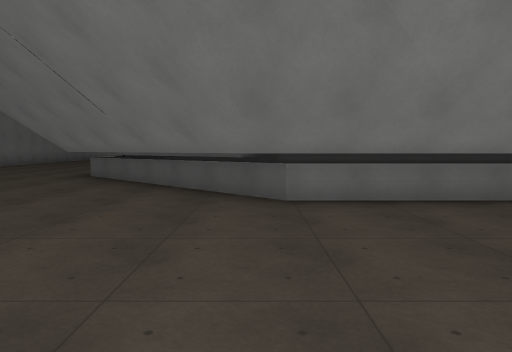
View 1 (above)

24 first-person views from a walk through a Godot game level. The camera is 1.5 m above the floor, tilts 4° down and sees 70° across. The floor is counted in squares, 2 m on a side. Each view is taken from the middle of a square. On the plan, view 1 faces up. The plan holds only what a view shows up to about 11 squares ahead; the rest is blank. The place goes on beyond the plan. Surface patterns are stand-ins for the level's own textures.

View 2
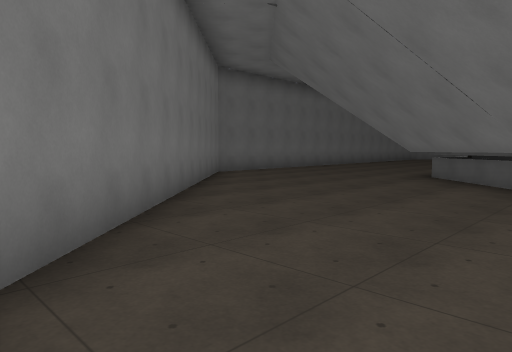

View 3
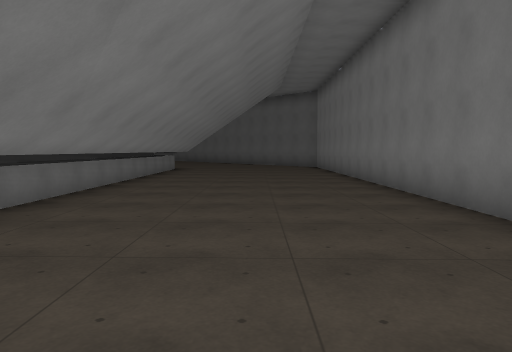

View 4
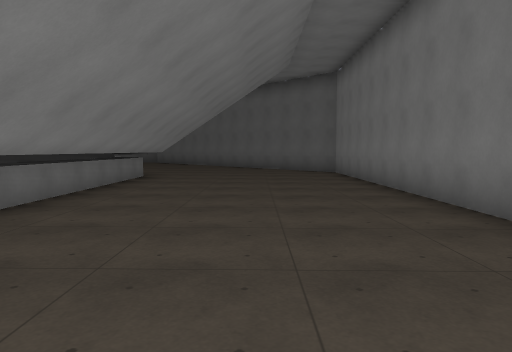

View 5
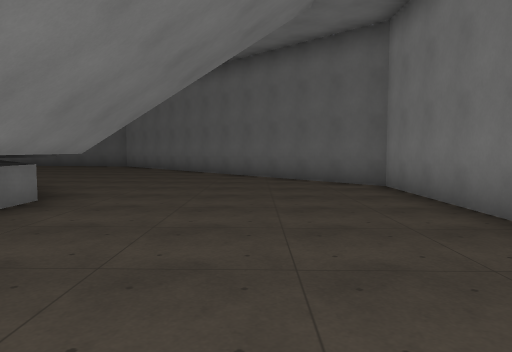

View 6
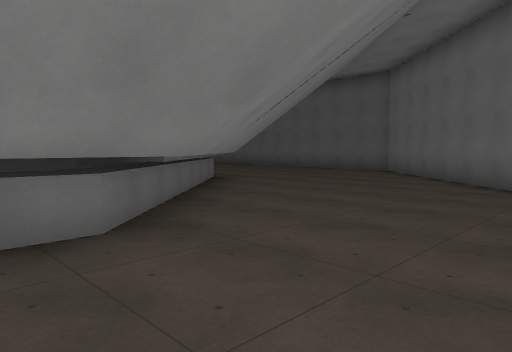

View 7
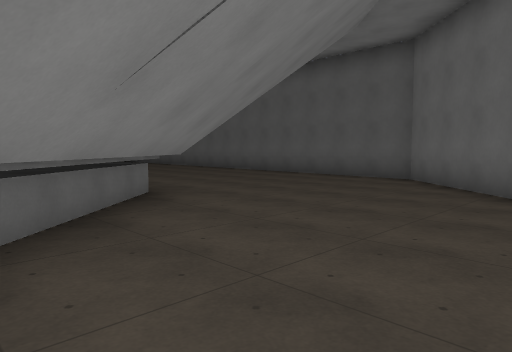

View 8
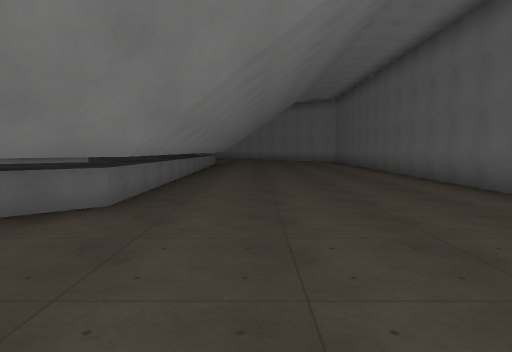

View 9
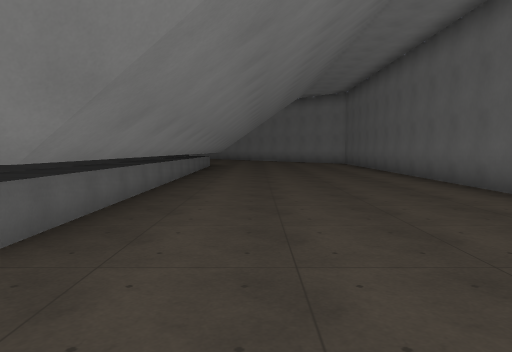

View 10
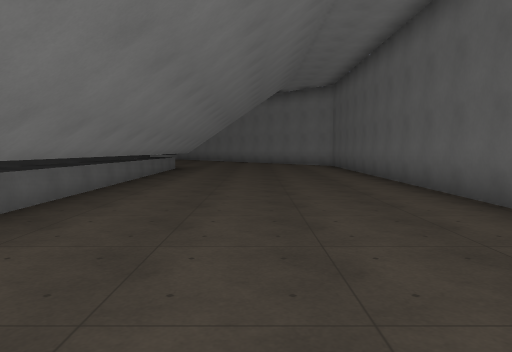

View 11
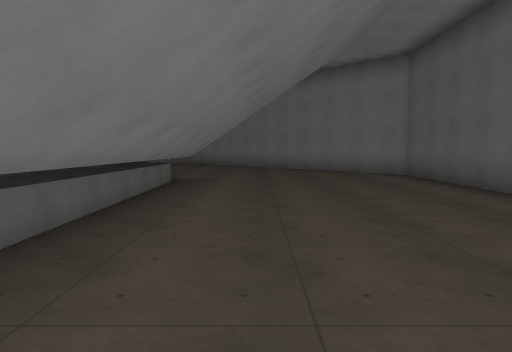

View 12
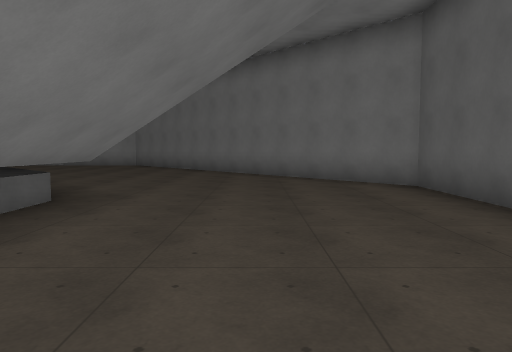

View 13
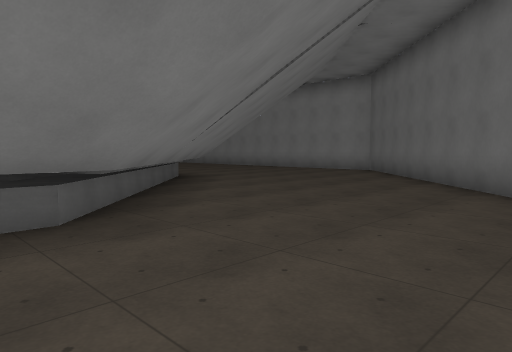

View 14
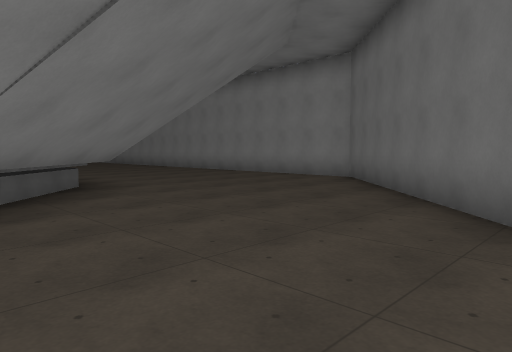

View 15
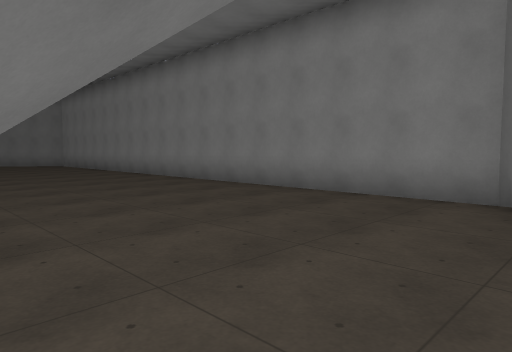

View 16
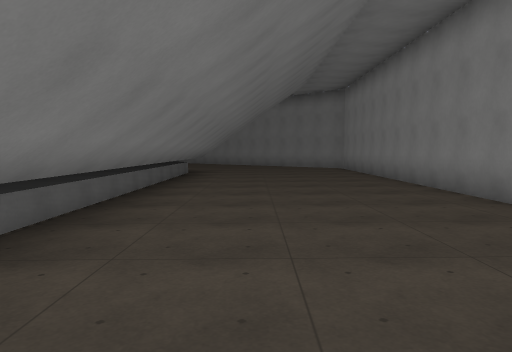

View 17
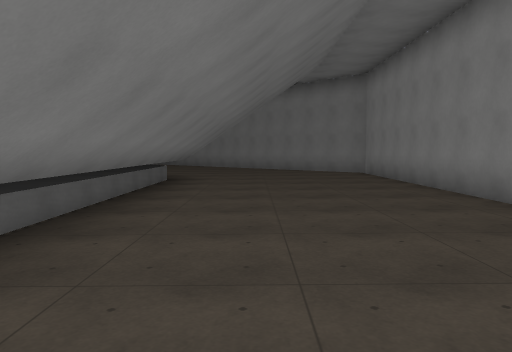

View 18
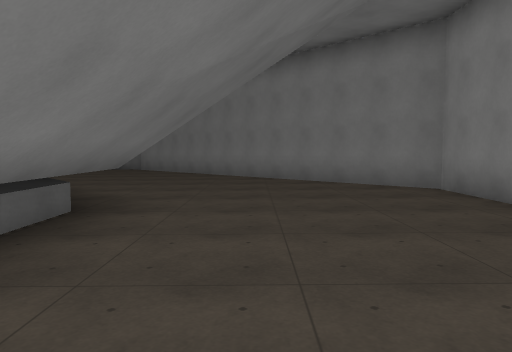

View 19
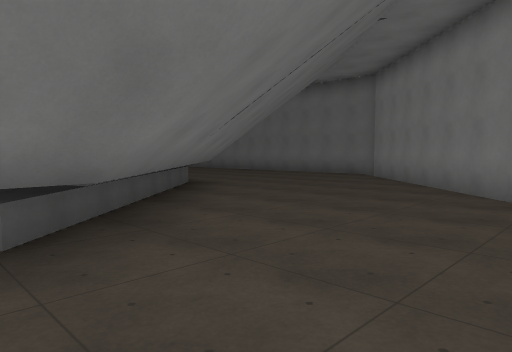

View 20
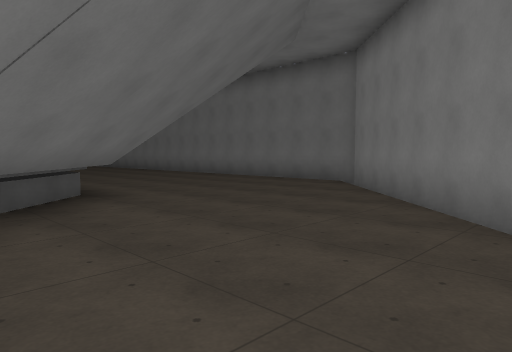

View 21
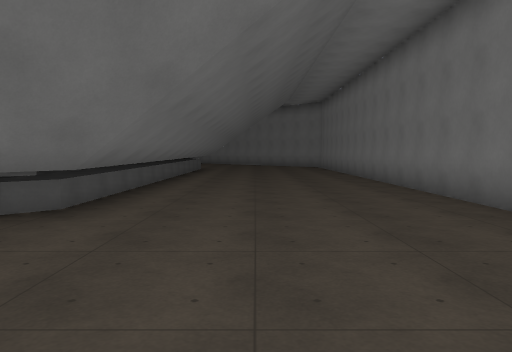

View 22
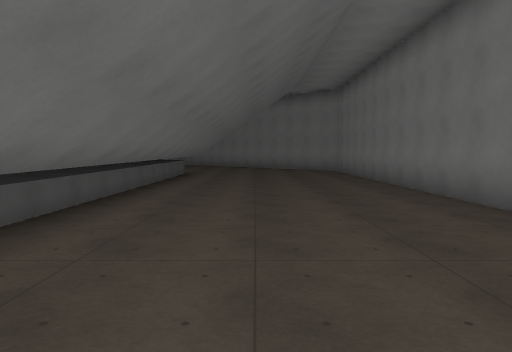

View 23
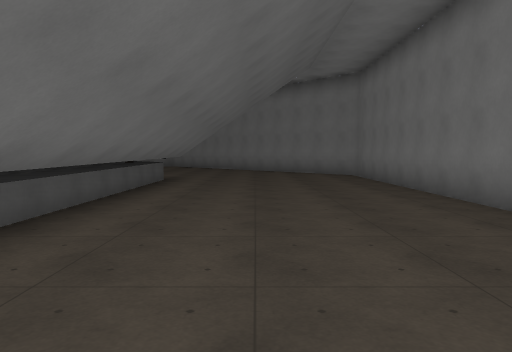

View 24
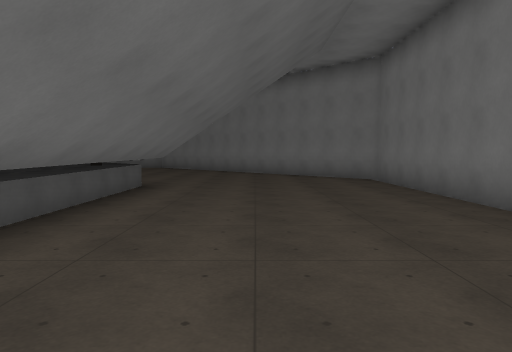

### Floor plan
Key: @ floor where view 1 was taken; # wall or solid block; . main floor; : floor 0.25 m higher than the main floor; - floor 0.25 m lower than the main floor; ^ raised ledge.
Columns run from 11 left of view 1 to 23 right of it. Each row starts with its distance up from view 1.
 33         ####################
 32        ##::::::::::::::::::##
 31       ##::::::::::::::::::::##
 30      ##::::::::::::::::::::::##
 29     ##::::::::::::::::::::::::##
 28    ##::::::::::::::::::::::::::##
 27   ##:::::::##############:::::::#
 26  ##:::::::#^^^^^^^^^^  ^^#:::::::#
 25 ##.......#^^            ^^#.......#
 24 #.......#^                ^#.......
 23 #......#^                 ^^#......
 22 #.....#^^                  ^^^.....
 21 #.....#^                   ^#......
 20 #.....#^                   ^#......
 19 #.....#^                   ^#......
 18 #.....#^                   ^#......
 17 #.....#^                   ^#......
 16 #.....#^                   ^#......
 15 #.....#^                   ^#......
 14 #.....#^                   ^#......
 13 #.....#^                   ^#......
 12 #.....#^                   ^#......
 11 #.....#^                   ^#......
 10 #.....#^#                  ^#......
  9 #......^^#                ^^#......
  8 #-------^^#              ^^#-------
  7 ##-------^^#            ^^#-------#
  6  ##-------^^^^^^^^^^^^^^^#-------##
  5   ##-------##############-------##
  4    ##--------------------------##
  3     ##------------------------##
  2      ##----------------------##
  1       ##--------------------##
  0        ##--@---------------##
 -1              ###############

Where each view was taken, in squares from view 1:
view 1: 0 up, 0 right, facing up
view 2: 0 up, 1 left, facing up-left
view 3: 2 up, 2 left, facing right
view 4: 2 up, 2 right, facing right
view 5: 2 up, 7 right, facing right
view 6: 2 up, 11 right, facing up-right
view 7: 4 up, 14 right, facing up-right
view 8: 5 up, 19 right, facing up
view 9: 7 up, 19 right, facing up
view 10: 9 up, 20 right, facing up
view 11: 14 up, 19 right, facing up
view 12: 17 up, 20 right, facing up
view 13: 21 up, 21 right, facing up-left
view 14: 24 up, 20 right, facing up-left
view 15: 27 up, 16 right, facing up-left
view 16: 29 up, 13 right, facing left
view 17: 29 up, 10 right, facing left
view 18: 29 up, 5 right, facing left
view 19: 30 up, 1 right, facing down-left
view 20: 29 up, 2 left, facing down-left
view 21: 27 up, 7 left, facing down
view 22: 23 up, 7 left, facing down
view 23: 20 up, 7 left, facing down
view 24: 18 up, 7 left, facing down
